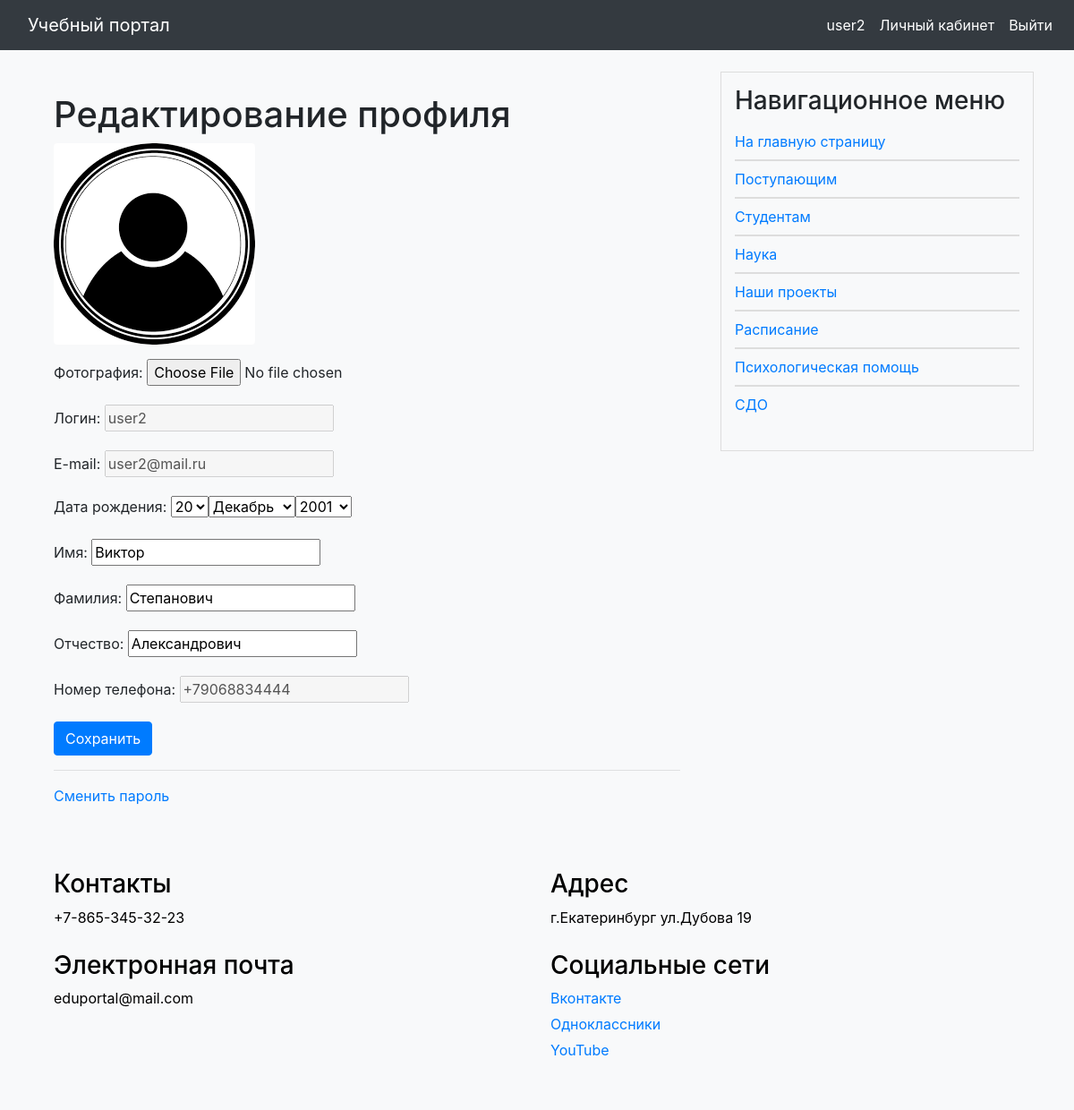
Screenshot of /users/profile_edit/ (signed in) with the database file from the repository.
### users/models.py (models this page shows, shortened)
class User(AbstractUser):
    class Status(models.IntegerChoices):
        NO_CURATOR = 0, 'Не куратор'
        CURATOR = 1, 'Куратор'
    surname = models.CharField(max_length=255, blank=True, verbose_name='Отчество')
    photo = models.ImageField(upload_to="users/%Y/%m/%d/", blank=True, null=True, verbose_name="Фотография")
    date_birth = models.DateTimeField(blank=True, verbose_name="Дата рождения")
    cat_user = models.ForeignKey('CategoryUser', on_delete=models.PROTECT, related_name='users',
                                 default=None, null=True, verbose_name='Категория пользователя')
    group_stud = models.ForeignKey('GroupStudents', blank=True, related_name='groups',
                                   verbose_name='Группа пользователя', on_delete=models.PROTECT, default=None,
                                   null=True)
    phone_number = models.CharField(max_length=100, unique=True, blank=True, verbose_name='Номер телефона')
    courses = models.ManyToManyField('education.Courses', related_name='course_teacher',
                                     verbose_name='Курсы преподавателя')
    is_curator = models.BooleanField(choices=tuple(map(lambda x: (bool(x[0]), x[1]), Status.choices)),
                                     default=Status.NO_CURATOR, verbose_name="Статус кураторства")

### portal/models.py (models this page shows, shortened)
class ShowInfo(models.Model):
    class Meta:
        verbose_name = 'Основная информация'
        verbose_name_plural = 'Основная информация'
    title = models.CharField(max_length=255, verbose_name='Заголовок')
    slug = models.SlugField(max_length=255, unique=True, db_index=True, verbose_name='Slug')
    photo = models.ImageField(upload_to='photos/info', default=None,
                              blank=True, null=True, verbose_name='Фото')
    file = models.FileField(upload_to='file/%Y/%m/%d/', default=None,
                            blank=True, null=True, verbose_name='Файлы')
    content = models.TextField(blank=True, verbose_name='Текст статьи')
    def get_absolute_url(self):
        return reverse('show_info', kwargs={'info_slug': self.slug})

### users/views.py (the view, shortened to what this page needs)
# urls.py: path('profile_edit/', views.ProfileUserEditView.as_view(), name='profile_edit'),
class ProfileUserEditView(LoginRequiredMixin, UpdateView):
    model = get_user_model()
    form_class = ProfileUserEditForm
    template_name = 'users/profile_edit.html'
    extra_context = {
        'title': "Редактирование профиля",
        'default_image': settings.DEFAULT_USER_IMAGE,
    }
    def get_object(self, queryset=None):
        return self.request.user

### users/forms.py
class ProfileUserEditForm(forms.ModelForm):
    username = forms.CharField(disabled=True, label='Логин', widget=forms.TextInput(attrs={'class': 'form-input'}))
    email = forms.CharField(disabled=True, label='E-mail', widget=forms.TextInput(attrs={'class': 'form-input'}))
    phone_number = forms.CharField(disabled=True, label='Номер телефона',
                                   widget=forms.TextInput(attrs={'class': 'form-input'}))
    date_birth = forms.DateField(label="Дата рождения", widget=forms.SelectDateWidget(years=range(1940, 2010)),
                                 required=True)
    class Meta:
        model = get_user_model()
        fields = ['photo', 'username', 'email', 'date_birth', 'first_name', 'last_name', 'surname', 'phone_number']
        labels = {
            'first_name': 'Имя',
            'last_name': 'Фамилия',
            'surname': 'Отчество'
        }
        widgets = {
            'first_name': forms.TextInput(attrs={'class': 'form-input'}),
            'last_name': forms.TextInput(attrs={'class': 'form-input'}),
            'surname': forms.TextInput(attrs={'class': 'form-input'}),
        }

### portal/context_processors.py (called while the page is built)
def get_portal_context(request):
    navigate = ShowInfo.objects.all()
    return {'navigate': navigate}

### users/templates/users/profile_edit.html (shortened to what this page needs)
{% extends 'base.html' %}
{% block content %}
<div class="container mt-4">
    <h1>Редактирование профиля</h1>
    <form method="post" enctype="multipart/form-data">
        {% if user.photo %}
        <img src="{{ user.photo.url }}" class="img-fluid rounded mb-3" alt="Профильное фото">
        {% else %}
        <img src="{{ default_image }}" class="img-fluid rounded mb-3" alt="Профильное фото">
        {% endif %}
        {% for f in form %}
        <div class="mb-3">
            <label for="{{ f.id_for_label }}" class="form-label">{{ f.label }}:</label>
            {{ f }}
        </div>
        {% endfor %}
        <button type="submit" class="btn btn-primary">Сохранить</button>
    </form>
    <hr>
    <p><a href="{% url 'users:password_change' %}">Сменить пароль</a></p>
</div>
{% endblock %}

### templates/base.html (shortened to what this page needs)
{% load static %}
<!DOCTYPE html>
<html lang="en">
<head>
    <link rel="stylesheet" href="https://stackpath.bootstrapcdn.com/bootstrap/4.3.1/css/bootstrap.min.css">
    <link rel="stylesheet" href="https://cdn.jsdelivr.net/npm/bootstrap-icons@1.10.5/font/bootstrap-icons.css">
    <link type="text/css" href="{% static 'portal/css/styles.css' %}" rel="stylesheet" />
</head>
<body>
<nav class="navbar navbar-expand-lg navbar-dark bg-dark fixed-top navbar-custom">
    <a class="navbar-brand" href="/">Учебный портал</a>
    <div class="collapse navbar-collapse" id="navbarNav">
    <ul class="navbar-nav ml-auto">
        {% if user.is_authenticated %}
            <li class="nav-item">
                <a class="nav-link" href="{% url 'users:profile' %}">{{ user.username }}</a>
            </li>
            <li class="nav-item">
                <a class="nav-link" href="{% url 'education:personal-area' %}">Личный кабинет</a>
            </li>
            <li class="nav-item">
                <a class="nav-link" href="{% url 'users:logout' %}">Выйти</a>
            </li>
        {% endif %}
    </ul>
</div>
</nav>
<div class="container mt-4">
    <div class="row">
        <div class="col-md-8">
            {% block content %}
            {% endblock %}
        </div>
        <div class="col-md-4">
            <div class="nav-block">
                <h3>Навигационное меню</h3>
                <ul>
                    {% if request.path != '/' and request.resolver_match.namespace != 'education' %}
                        <li><a href="/">На главную страницу</a></li>
                    {% endif %}
                    {% if request.resolver_match.namespace == 'education' %}
                        <li><a href="{% url 'education:my_group' %}">Моя группа</a></li>
                        <li><a href="/">Для студентов</a></li>
                        <li><a href="/">Тесты</a></li>
                        <li><a href="/">Библиотека</a></li>
                    {% else %}
                        {% for n in navigate %}
                            <li><a href="{{ n.get_absolute_url }}">{{ n.title }}</a></li>
                        {% endfor %}
                    {% endif %}
                </ul>
            </div>
        </div>
    </div>
</div>
<div class="container mt-4">
    <div class="footer">
    <div class="container">
        <div class="row">
            <div class="col-md-6">
                <h3>Контакты</h3>
                <p>+7-865-345-32-23</p>
            </div>
            <div class="col-md-6">
                <h3>Адрес</h3>
                <p>г.Екатеринбург
                ул.Дубова 19</p>
            </div>
            <div class="col-md-6">
                <h3>Электронная почта</h3>
                <p>eduportal@mail.com</p>
            </div>
            <div class="col-md-6">
                <h3>Социальные сети</h3>
                <p><a href="#">Вконтакте</a></p>
                <p><a href="#">Одноклассники</a></p>
                <p><a href="#">YouTube</a></p>
            </div>
        </div>
    </div>
</div>
</body>
</html>

### portal/static/portal/css/styles.css (style rules this page uses)
body { padding-top: 56px; background-color: #f8f9fa; }
.navbar-custom { background-color: #343a40; }
.navbar-custom , .navbar-custom .navbar-text { color: #ffffff; }
.navbar-brand { color: #ffffff; margin-left: 15px; }
.navbar-custom .navbar-nav .nav-link { color: #ffffff; }
.nav-block { background-color: #f8f9fa; padding: 15px; border: 1px solid #ddd; }
.nav-block ul { padding: 0; list-style-type: none; }
.nav-block li { border-top: 1px solid #ddd; border-bottom: 1px solid #ddd; margin: 0; padding: 8px 0; }
.nav-block li:first-child { border-top: none; }
.nav-block li:last-child { border-bottom: none; }
.footer { background-color: #f8f9fa; color: black; padding: 30px 0; width: 100%; }
.footer .row { display: flex; justify-content: space-between; flex-wrap: wrap; }
.footer .col-md-6 { margin-bottom: 20px; }
.footer .col-md-6 p { margin-bottom: 5px; }

### rows the page displays
User: username "user2", form "user2" "user2@mail.ru" "Виктор" "Степанович" "Александрович" "+79068834444"
ShowInfo: title "Поступающим"
ShowInfo: title "Студентам"
ShowInfo: title "Наука"
ShowInfo: title "Наши проекты"
ShowInfo: title "Расписание"
ShowInfo: title "Психологическая помощь"
ShowInfo: title "СДО"

### other values shown
{{ f.label }} "Фотография" "Логин" "E-mail" "Дата рождения" "Имя" "Фамилия" "Отчество" "Номер телефона"
